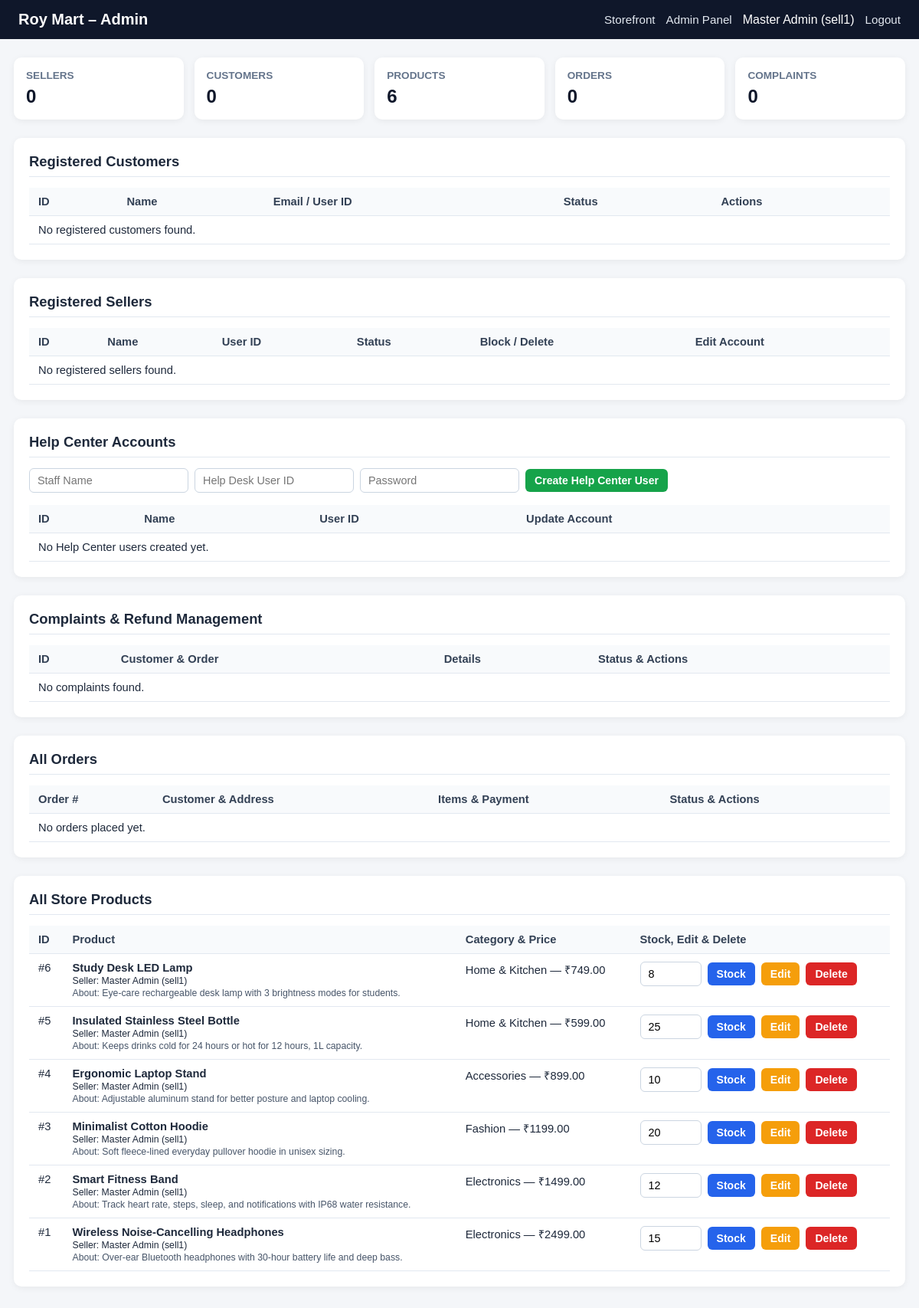
Page /admin (signed in) on the earlier database version.
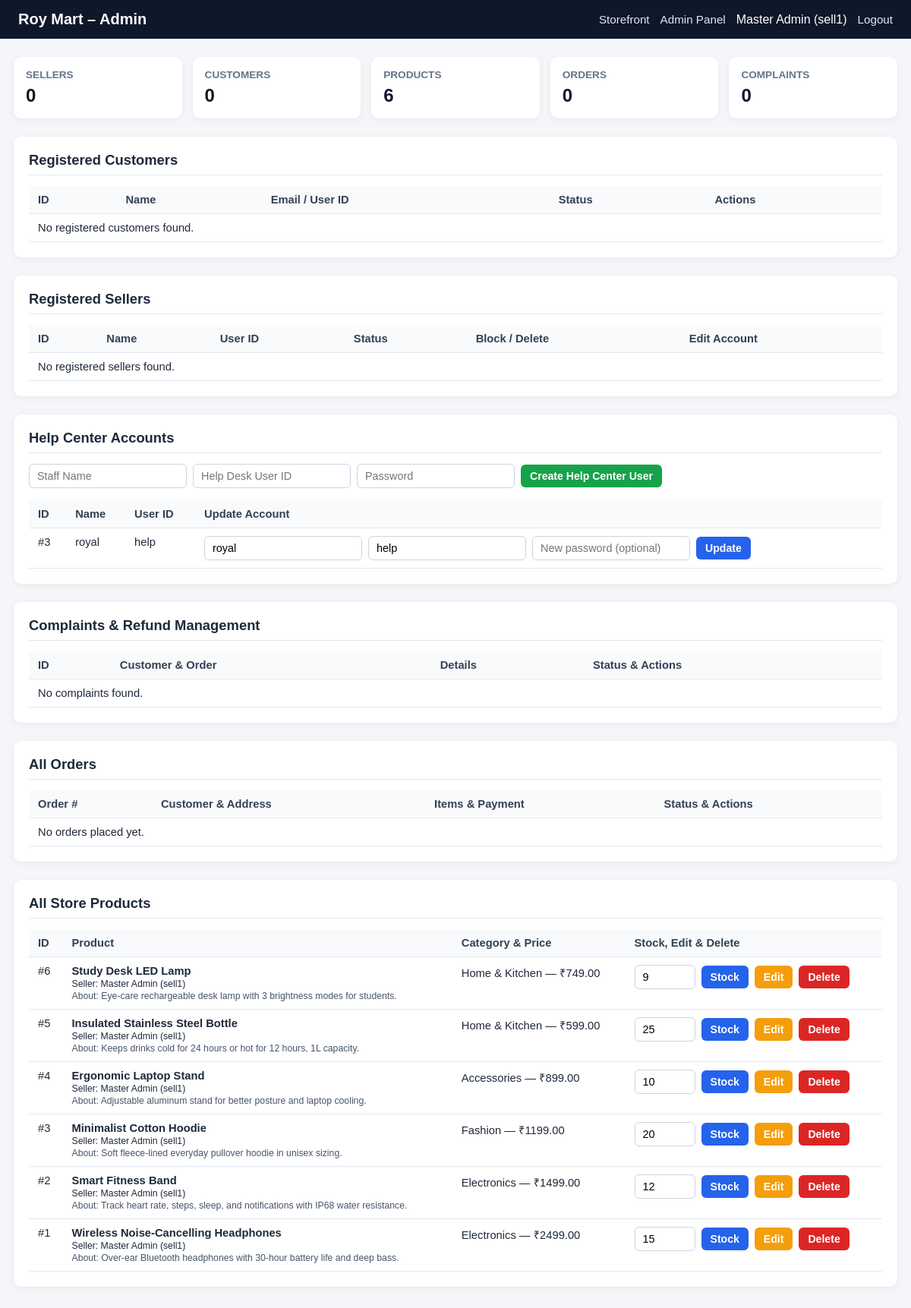
Same page on the later database version.
### tables this page shows
CREATE TABLE users (
            id INTEGER PRIMARY KEY AUTOINCREMENT,
            name TEXT NOT NULL,
            email TEXT UNIQUE NOT NULL,
            password TEXT NOT NULL,
            role TEXT DEFAULT 'customer',
            qr_code TEXT
        , is_blocked INTEGER DEFAULT 0);

CREATE TABLE products (
            id INTEGER PRIMARY KEY AUTOINCREMENT,
            seller_id INTEGER,
            name TEXT NOT NULL,
            category TEXT NOT NULL,
            price REAL NOT NULL,
            stock_qty INTEGER DEFAULT 10,
            description TEXT,
            image TEXT DEFAULT 'placeholder.png',
            FOREIGN KEY (seller_id) REFERENCES users (id)
        );

### app.py (the view)
@app.route('/admin')
@master_admin_required
def admin_dashboard():
  conn = get_db()
  cleanup_expired_closed_complaints(conn)
  admin_user = conn.execute(
      'SELECT * FROM users WHERE id = ?', (session['user_id'],)
  ).fetchone()
  sellers = conn.execute(
      "SELECT * FROM users WHERE role = 'seller' AND email != 'sell1' ORDER BY id"
  ).fetchall()
  customers = conn.execute(
      "SELECT * FROM users WHERE role = 'customer' ORDER BY id"
  ).fetchall()
  help_staff = conn.execute(
      "SELECT * FROM users WHERE role = 'helpdesk' ORDER BY id"
  ).fetchall()
  products = conn.execute("""
        SELECT p.*, u.name AS seller_name
        FROM products p
        LEFT JOIN users u ON p.seller_id = u.id
        ORDER BY p.id DESC
    """).fetchall()
  orders = conn.execute('SELECT * FROM orders ORDER BY created_at DESC').fetchall()
  all_orders = []
  for order in orders:
    items = conn.execute(
        'SELECT * FROM order_items WHERE order_id = ?', (order['id'],)
    ).fetchall()
    all_orders.append({'info': order, 'items': items})
  complaints = conn.execute("""
        SELECT c.*, p.name AS product_name, u.name AS seller_name
        FROM complaints c
        LEFT JOIN products p ON c.product_id = p.id
        LEFT JOIN users u ON c.seller_id = u.id
        ORDER BY c.escalated_to_admin DESC, c.created_at DESC
    """).fetchall()
  conn.close()
  return render_template(
      'admin.html',
      admin_user=admin_user,
      sellers=sellers,
      seller_count=len(sellers),
      customers=customers,
      help_staff=help_staff,
      products=products,
      orders=all_orders,
      complaints=complaints,
      statuses=ORDER_STATUSES,
      payment_statuses=PAYMENT_STATUSES,
      complaint_statuses=COMPLAINT_STATUSES,
      invoice_statuses=INVOICE_ELIGIBLE_STATUSES,
  )

### templates/admin.html (shortened to what this page needs)
<!DOCTYPE html>
<html lang="en">
<head>
</head>
<body>
  <nav class="navbar">
    <a href="{{ url_for('index') }}" class="nav-brand">Roy Mart – Admin</a>
    <div class="nav-links">
      <a href="{{ url_for('index') }}">Storefront</a>
      <a href="{{ url_for('admin_dashboard') }}">Admin Panel</a>
      <span>{{ admin_user.name if admin_user else 'sell1' }}</span>
      <a href="{{ url_for('logout') }}">Logout</a>
    </div>
  </nav>
  <div class="container">
    <div class="stats-grid">
      <div class="stat-card"><h3>Sellers</h3><div class="stat-val">{{ seller_count }}</div></div>
      <div class="stat-card"><h3>Customers</h3><div class="stat-val">{{ customers|length }}</div></div>
      <div class="stat-card"><h3>Products</h3><div class="stat-val">{{ products|length }}</div></div>
      <div class="stat-card"><h3>Orders</h3><div class="stat-val">{{ orders|length }}</div></div>
      <div class="stat-card"><h3>Complaints</h3><div class="stat-val">{{ complaints|length }}</div></div>
    </div>
    <section class="panel" id="customers-section">
      <h2>Registered Customers</h2>
      <table>
        <thead>
          <tr>
            <th>ID</th>
            <th>Name</th>
            <th>Email / User ID</th>
            <th>Status</th>
            <th>Actions</th>
          </tr>
        </thead>
        <tbody>
          {% for c in customers %}
          <tr>
            <td>#{{ c.id }}</td>
            <td>{{ c.name }}</td>
            <td>{{ c.email }}</td>
            <td>
              {% if c.is_blocked %}<span class="badge-blocked">Blocked</span>{% else %}<span class="badge-active">Active</span>{% endif %}
            </td>
            <td>
              <div class="inline-form">
                <form action="{{ url_for('toggle_block_customer', customer_id=c.id) }}" method="POST" style="margin:0;">
                  <button type="submit" class="{{ 'btn-success' if c.is_blocked else 'btn-warning' }}">{{ 'Unblock' if c.is_blocked else 'Block' }}</button>
                </form>
                <form action="{{ url_for('delete_customer', customer_id=c.id) }}" method="POST" style="margin:0;" onsubmit="return confirm('Permanently delete customer {{ c.name }}?');">
                  <button type="submit" class="btn-danger">Delete</button>
                </form>
              </div>
            </td>
          </tr>
          {% else %}
          <tr><td colspan="5">No registered customers found.</td></tr>
          {% endfor %}
        </tbody>
      </table>
    </section>
    <section class="panel" id="sellers-section">
      <h2>Registered Sellers</h2>
      <table>
        <thead>
          <tr>
            <th>ID</th>
            <th>Name</th>
            <th>User ID</th>
            <th>Status</th>
            <th>Block / Delete</th>
            <th>Edit Account</th>
          </tr>
        </thead>
        <tbody>
          {% for s in sellers %}
          <tr>
            <td>#{{ s.id }}</td>
            <td>{{ s.name }}</td>
            <td>{{ s.email }}</td>
            <td>
              {% if s.is_blocked %}<span class="badge-blocked">Blocked</span>{% else %}<span class="badge-active">Active</span>{% endif %}
            </td>
            <td>
              <div class="inline-form">
                <form action="{{ url_for('toggle_block_seller', seller_id=s.id) }}" method="POST" style="margin:0;">
                  <button type="submit" class="{{ 'btn-success' if s.is_blocked else 'btn-warning' }}">{{ 'Unblock' if s.is_blocked else 'Block' }}</button>
                </form>
                <form action="{{ url_for('delete_seller', seller_id=s.id) }}" method="POST" style="margin:0;" onsubmit="return confirm('Delete seller {{ s.email }}?');">
                  <input type="text" name="warning_message" placeholder="Warning / removal reason">
                  <button type="submit" class="btn-danger">Delete</button>
                </form>
              </div>
            </td>
            <td>
              <form action="{{ url_for('edit_seller_account', seller_id=s.id) }}" method="POST" class="inline-form">
                <input type="text" name="seller_name" value="{{ s.name }}" placeholder="Name" required>
                <input type="text" name="seller_username" value="{{ s.email }}" placeholder="User ID" required>
                <input type="password" name="seller_password" placeholder="New password (optional)">
                <button type="submit" class="btn-primary">Save</button>
              </form>
            </td>
          </tr>
          {% else %}
          <tr><td colspan="6">No registered sellers found.</td></tr>
          {% endfor %}
        </tbody>
      </table>
    </section>
    <section class="panel" id="helpdesk-section">
      <h2>Help Center Accounts</h2>
      <form action="{{ url_for('create_help_center_user') }}" method="POST" class="inline-form" style="margin-bottom: 16px;">
        <input type="text" name="hc_name" placeholder="Staff Name" required>
        <input type="text" name="hc_username" placeholder="Help Desk User ID" required>
        <input type="password" name="hc_password" placeholder="Password" required>
        <button type="submit" class="btn-success">Create Help Center User</button>
      </form>
      <table>
        <thead>
          <tr>
            <th>ID</th>
            <th>Name</th>
            <th>User ID</th>
            <th>Update Account</th>
          </tr>
        </thead>
        <tbody>
          {% for h in help_staff %}
          <tr>
            <td>#{{ h.id }}</td>
            <td>{{ h.name }}</td>
            <td>{{ h.email }}</td>
            <td>
              <form action="{{ url_for('edit_help_center_user', hc_id=h.id) }}" method="POST" class="inline-form">
                <input type="text" name="hc_name" value="{{ h.name }}" required>
                <input type="text" name="hc_username" value="{{ h.email }}" required>
                <input type="password" name="hc_password" placeholder="New password (optional)">
                <button type="submit" class="btn-primary">Update</button>
              </form>
            </td>
          </tr>
          {% else %}
          <tr><td colspan="4">No Help Center users created yet.</td></tr>
          {% endfor %}
        </tbody>
      </table>
    </section>
    <section class="panel" id="complaints-section">
      <h2>Complaints & Refund Management</h2>
      <table>
        <thead>
          <tr>
            <th>ID</th>
            <th>Customer & Order</th>
            <th>Details</th>
            <th>Status & Actions</th>
          </tr>
        </thead>
        <tbody>
          {% for comp in complaints %}
          <tr>
            <td>#{{ comp.id }}</td>
            <td>
              <strong>{{ comp.customer_name }}</strong><br>
              Order: {{ '#' ~ comp.order_id if comp.order_id else 'N/A' }}<br>
              Type: {{ comp.complaint_type }}
            </td>
            <td>
              <strong>{{ comp.subject }}</strong><br>
              {{ comp.message }}
              {% if comp.seller_refund_txn_id %}<br><small>Refund Txn: <strong>{{ comp.seller_refund_txn_id }}</strong></small>{% endif %}
            </td>
            <td>
              <form action="{{ url_for('admin_manage_complaint', complaint_id=comp.id) }}" method="POST" class="inline-form">
                <select name="status">
                  {% for st in complaint_statuses %}
                    <option value="{{ st }}" {% if comp.status == st %}selected{% endif %}>{{ st }}</option>
                  {% endfor %}
                </select>
                <input type="text" name="admin_solution" value="{{ comp.admin_solution or '' }}" placeholder="Admin solution">
                <input type="text" name="seller_notice" value="{{ comp.seller_notice or '' }}" placeholder="Notice to seller">
                <label><input type="checkbox" name="approve_refund" {% if comp.refund_approved %}checked{% endif %}> Approve Refund</label>
                <label><input type="checkbox" name="verify_refund_proof" {% if comp.refund_verified %}checked{% endif %}> Verify Refund</label>
                <button type="submit" class="btn-primary">Save</button>
                {% if comp.order_id %}
                  <a href="{{ url_for('view_admin_refund_invoice', complaint_id=comp.id) }}">Refund Invoice</a>
                {% endif %}
              </form>
            </td>
          </tr>
          {% else %}
          <tr><td colspan="4">No complaints found.</td></tr>
          {% endfor %}
        </tbody>
      </table>
    </section>
    <section class="panel" id="orders-section">
      <h2>All Orders</h2>
      <table>
        <thead>
          <tr>
            <th>Order #</th>
            <th>Customer & Address</th>
            <th>Items & Payment</th>
            <th>Status & Actions</th>
          </tr>
        </thead>
        <tbody>
          {% for o in orders %}
          {% set info = o['info'] %}
          <tr>
            <td>#{{ info['id'] }}</td>
            <td>
              <strong>{{ info['customer_name'] }}</strong><br>
              Phone: {{ info['phone'] }}<br>
              <small>{{ info['address'] }}</small>
            </td>
            <td>
              {% for item in o['items'] %}
                <div>{{ item['product_name'] }} × {{ item['quantity'] }} (₹{{ '%.2f'|format(item['price']) }})</div>
              {% endfor %}
              <strong>Total: ₹{{ '%.2f'|format(info['total_price']) }}</strong><br>
              <small>Method: {{ info['payment_method'] }}</small>
              {% if info['payer_upi_id'] and info['payer_upi_id'] != 'COD' %}
                <br><small>UPI ID: <strong>{{ info['payer_upi_id'] }}</strong> | Ref: <strong>{{ info['transaction_id'] }}</strong></small>
              {% endif %}
            </td>
            <td>
              <form action="{{ url_for('update_order_status', order_id=info['id']) }}" method="POST" class="inline-form">
                <select name="status">
                  {% for st in statuses %}
                    <option value="{{ st }}" {% if info['status'] == st %}selected{% endif %}>{{ st }}</option>
                  {% endfor %}
                </select>
                <select name="payment_status">
                  {% for ps in payment_statuses %}
                    <option value="{{ ps }}" {% if info['payment_status'] == ps %}selected{% endif %}>{{ ps }}</option>
                  {% endfor %}
                </select>
                <button type="submit" class="btn-success">Update</button>
                {% if info['status'] in invoice_statuses %}
                  <a href="{{ url_for('view_seller_invoice', order_id=info['id']) }}">Invoice</a>
                {% endif %}
              </form>
            </td>
          </tr>
          {% else %}
          <tr><td colspan="4">No orders placed yet.</td></tr>
          {% endfor %}
        </tbody>
      </table>
    </section>
    <section class="panel" id="products-section">
      <h2>All Store Products</h2>
      <table>
        <thead>
          <tr>
            <th>ID</th>
            <th>Product</th>
            <th>Category & Price</th>
            <th>Stock, Edit & Delete</th>
          </tr>
        </thead>
        <tbody>
          {% for p in products %}
          <tr>
            <td>#{{ p.id }}</td>
            <td>
              <strong>{{ p.name }}</strong><br>
              <small>Seller: {{ p.seller_name or 'Store' }}</small>
              {% if p.description %}<br><small style="color:#475569;">About: {{ p.description }}</small>{% endif %}
            </td>
            <td>{{ p.category }} — ₹{{ '%.2f'|format(p.price) }}</td>
            <td>
              <div class="inline-form">
                <form action="{{ url_for('update_stock', product_id=p.id) }}" method="POST" class="inline-form" style="margin:0;">
                  <input type="number" name="stock_qty" value="{{ p.stock_qty }}" min="0" style="width: 80px;">
                  <button type="submit" class="btn-primary">Stock</button>
                </form>
                <button type="button" class="btn-warning" onclick="toggleEditProduct({{ p.id }})">Edit</button>
                <form action="{{ url_for('delete_product', product_id=p.id) }}" method="POST" style="margin:0;" onsubmit="return confirm('Delete product {{ p.name }}?');">
                  <button type="submit" class="btn-danger">Delete</button>
                </form>
              </div>
            </td>
          </tr>
          {% else %}
          <tr><td colspan="4">No products available.</td></tr>
          {% endfor %}
        </tbody>
      </table>
    </section>
  </div>
</body>
</html>

Differences in the rows shown:
added users: id "3", name "royal", email "help", hc_name "royal", hc_username "help"
changed products "Study Desk LED Lamp": stock_qty "8" → "9"
Other differences:
text no longer shown: "No Help Center users created yet."
